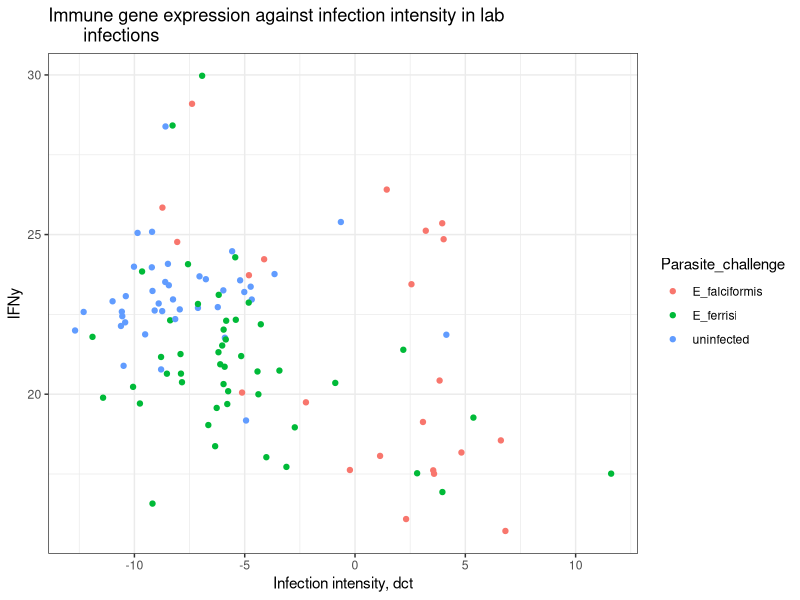
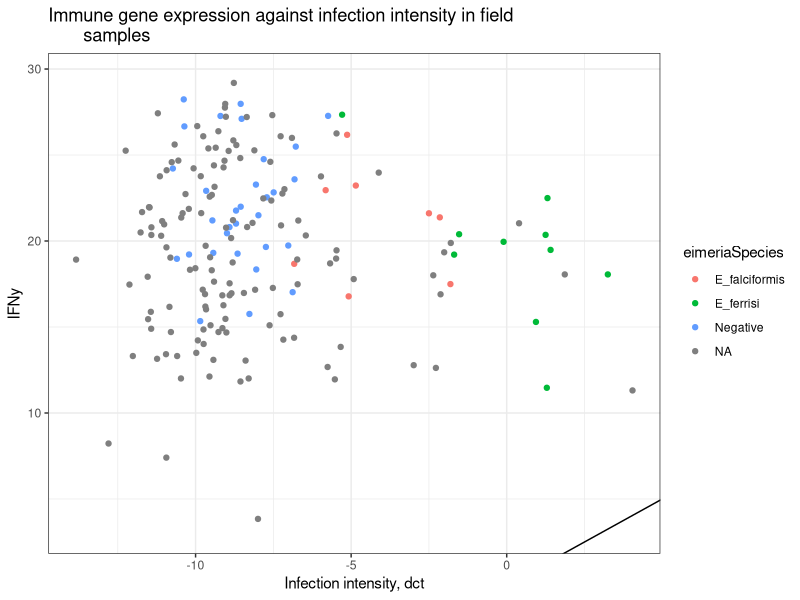
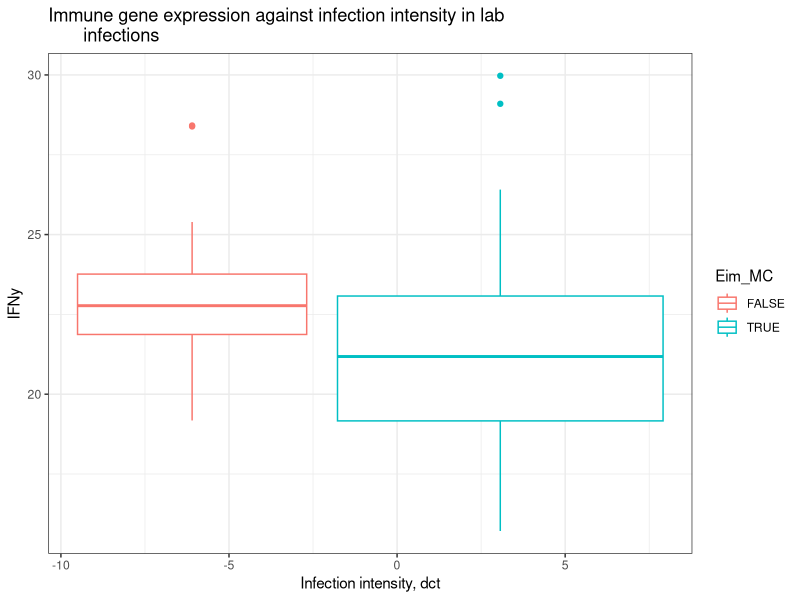
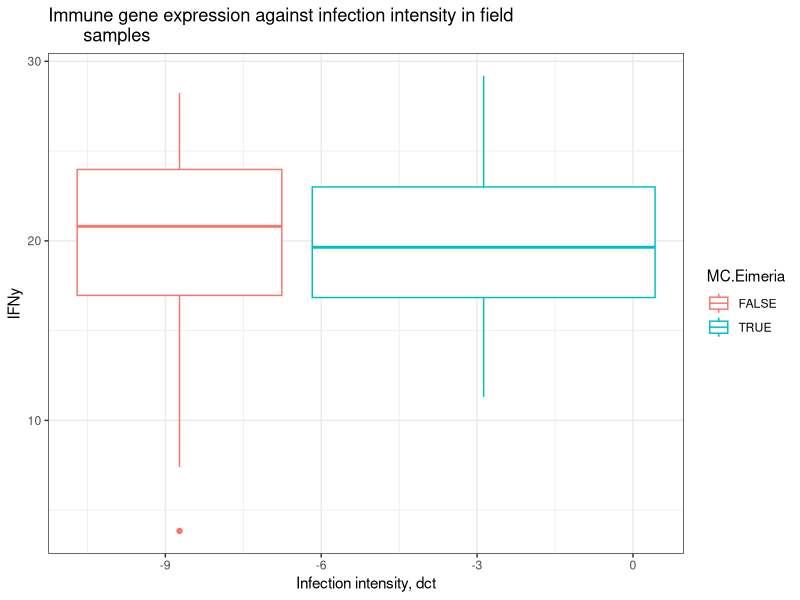
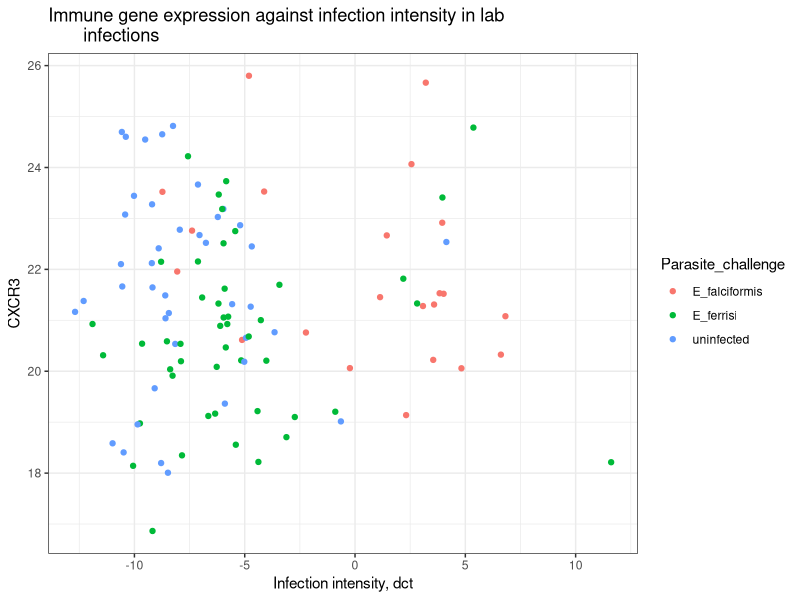
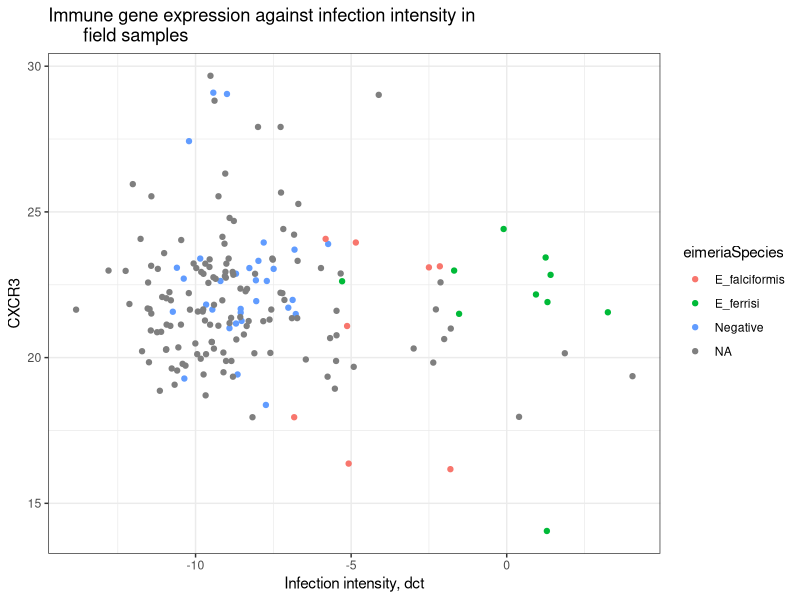
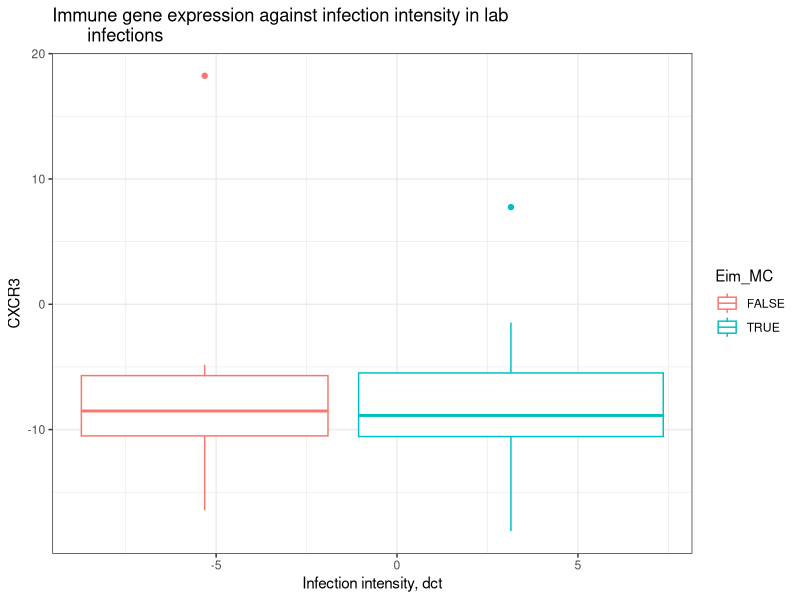
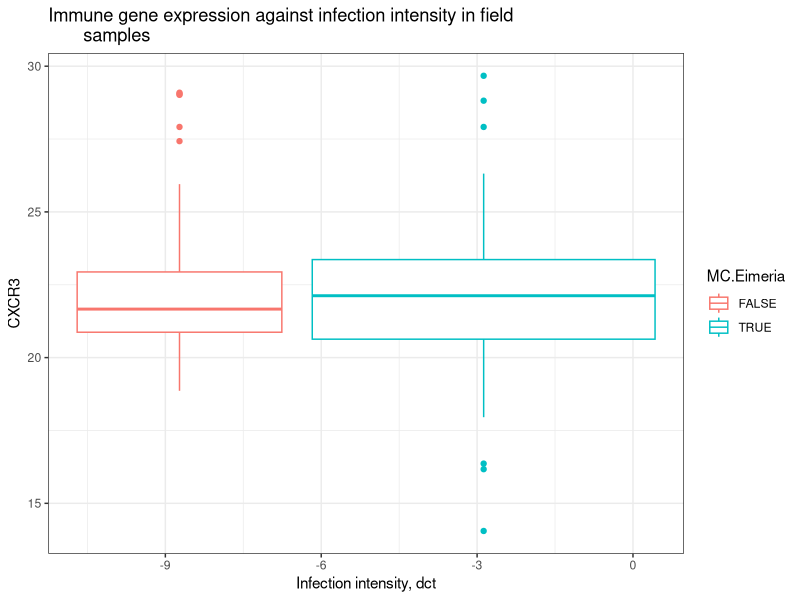

Reproduce these figures in R, in order.
## ---- chunk 1
knitr::opts_chunk$set(echo = TRUE)
## ---- chunk 2
library(ggplot2)
library(tidyverse)
## ---- chunk 3
lab <- read.csv("output_data/gene_expression/data_products/lab_imputed_gene_expression.csv")
field <- read.csv("output_data/gene_expression/data_products/field_imputed_gene_expression.csv")
## ---- chunk 4
# vectors for selecting gene columns 
Genes_lab <- c("IFNy", "CXCR3", "IL.6", "IL.10", "IL.13", "IL1RN", "CASP1", 
               "CXCL9", "IDO1", "IRGM1", "MPO", "MUC2", "MUC5AC", 
           "MYD88", "NCR1", "PRF1", "RETNLB", "SOCS1", "TICAM1", "TNF")

Genes_field   <- c("IFNy",  "CXCR3", "IL.6", #"GBP2", "IL.12", "IRG6",
                     "IL.10", "IL.13", "IL1RN",
                     "CXCR3", "CASP1", "CXCL9", 
                     "IDO1", "IRGM1", "MPO", "MUC2", "MUC5AC", "MYD88", 
                     "NCR1", "PRF1", "RETNLB", "SOCS1", "TICAM1", "TNF")
## ---- chunk 5
ggplot(lab, aes(x = delta, y = IFNy, color = Parasite_challenge)) +
  geom_jitter() +
  geom_abline() + 
  labs(x = "Infection intensity, dct",
       title ="Immune gene expression against infection intensity in lab 
       infections") +
  theme_bw()


ggplot(field, aes(x = delta_ct_cewe_MminusE, y = IFNy, color = eimeriaSpecies)) +
  geom_jitter() +
  geom_abline() + 
  labs(x = "Infection intensity, dct",
       title ="Immune gene expression against infection intensity in field 
       samples") +
  theme_bw()

## ---- chunk 6
ggplot(lab, aes(x = delta, y = IFNy, color = Eim_MC)) +
  geom_boxplot() +
  labs(x = "Infection intensity, dct",
       title ="Immune gene expression against infection intensity in lab 
       infections") +
  theme_bw()



ggplot(field, aes(x = delta_ct_cewe_MminusE, y = IFNy, 
                  color = MC.Eimeria)) +
  geom_boxplot() +
  labs(x = "Infection intensity, dct",
       title ="Immune gene expression against infection intensity in field 
       samples") +
  theme_bw()

## ---- chunk 7
ggplot(lab, aes(x = delta, y = CXCR3_bio, color = Parasite_challenge)) +
  geom_jitter() +
  geom_abline() + 
  labs(x = "Infection intensity, dct", y = "CXCR3",
       title ="Immune gene expression against infection intensity in lab 
       infections") +
  theme_bw()



ggplot(field, aes(x = delta_ct_cewe_MminusE, y = CXCR3, color = eimeriaSpecies)) +
  geom_jitter() +
  geom_abline() + 
  labs(x = "Infection intensity, dct",
       title ="Immune gene expression against infection intensity in 
       field samples") +
  theme_bw()


## ---- chunk 8
ggplot(lab, aes(x = delta, y = CXCR3, color = Eim_MC)) +
  geom_boxplot() +
  labs(x = "Infection intensity, dct",
       title ="Immune gene expression against infection intensity in lab 
       infections") +
  theme_bw()



ggplot(field, aes(x = delta_ct_cewe_MminusE, y = CXCR3, 
                  color = MC.Eimeria)) +
  geom_boxplot() +
  labs(x = "Infection intensity, dct",
       title ="Immune gene expression against infection intensity in field 
       samples") +
  theme_bw()

## ---- chunk 9
ggplot(lab, aes(x = delta, y = IL.6, color = Parasite_challenge)) +
  geom_jitter() +
  geom_abline() + 
  labs(x = "Infection intensity, dct", 
       title ="Immune gene expression against infection intensity in lab 
       infections") +
  theme_bw()



ggplot(field, aes(x = delta_ct_cewe_MminusE, y = IL.6, color = eimeriaSpecies)) +
  geom_jitter() +
  geom_abline() + 
  labs(x = "Infection intensity, dct",
       title ="Immune gene expression against infection intensity in field 
       samples") +
  theme_bw()


## ---- chunk 10
ggplot(lab, aes(x = delta, y = IL.10, color = Parasite_challenge)) +
  geom_jitter() +
  geom_abline() + 
  labs(x = "Infection intensity, dct", 
       title ="Immune gene expression against infection intensity 
       in lab infections") +
  theme_bw()



ggplot(field, aes(x = delta_ct_cewe_MminusE, y = IL.10, color = eimeriaSpecies)) +
  geom_jitter() +
  geom_abline() + 
  labs(x = "Infection intensity, dct",
       title ="Immune gene expression against infection intensity in field 
       samples") +
  theme_bw()


## ---- chunk 11
ggplot(lab, aes(x = delta, y = IL.10, color = Eim_MC)) +
  geom_boxplot() +
  labs(x = "Infection intensity, dct",
       title ="Immune gene expression against infection intensity in lab 
       infections") +
  theme_bw()



ggplot(field, aes(x = delta_ct_cewe_MminusE, y = IL.10, 
                  color = MC.Eimeria)) +
  geom_boxplot() +
  labs(x = "Infection intensity, dct",
       title ="Immune gene expression against infection intensity in field 
       samples") +
  theme_bw()

## ---- chunk 12
ggplot(lab, aes(x = delta, y = IL.13, color = Parasite_challenge)) +
  geom_jitter() +
  geom_abline() + 
  labs(x = "Infection intensity, dct", 
       title ="Immune gene expression against infection intensity 
       in lab infections") +
  theme_bw()



ggplot(field, aes(x = delta_ct_cewe_MminusE, y = IL.13, color = eimeriaSpecies)) +
  geom_jitter() +
  geom_abline() + 
  labs(x = "Infection intensity, dct",
       title ="Immune gene expression against infection intensity in field 
       samples") +
  theme_bw()


## ---- chunk 13
ggplot(lab, aes(x = delta, y = IL.13, color = Eim_MC)) +
  geom_boxplot() +
  labs(x = "Infection intensity, dct",
       title ="Immune gene expression against infection intensity in lab 
       infections") +
  theme_bw()



ggplot(field, aes(x = delta_ct_cewe_MminusE, y = IL.13, 
                  color = MC.Eimeria)) +
  geom_boxplot() +
  labs(x = "Infection intensity, dct",
       title ="Immune gene expression against infection intensity in field 
       samples") +
  theme_bw()

## ---- chunk 14
ggplot(lab, aes(x = delta, y = IL1RN, color = Parasite_challenge)) +
  geom_jitter() +
  geom_abline() + 
  labs(x = "Infection intensity, dct", 
       title ="Immune gene expression against infection intensity 
       in lab infections") +
  theme_bw()



ggplot(field, aes(x = delta_ct_cewe_MminusE, y = IL1RN, color = eimeriaSpecies)) +
  geom_jitter() +
  geom_abline() + 
  labs(x = "Infection intensity, dct",
       title ="Immune gene expression against infection intensity in field 
       samples") +
  theme_bw()

## ---- chunk 15
ggplot(lab, aes(x = delta, y = IL1RN, color = Eim_MC)) +
  geom_boxplot() +
  labs(x = "Infection intensity, dct",
       title ="Immune gene expression against infection intensity in lab 
       infections") +
  theme_bw()



ggplot(field, aes(x = delta_ct_cewe_MminusE, y = IL1RN, 
                  color = MC.Eimeria)) +
  geom_boxplot() +
  labs(x = "Infection intensity, dct",
       title ="Immune gene expression against infection intensity in field 
       samples") +
  theme_bw()

## ---- chunk 16
ggplot(lab, aes(x = delta, y = CASP1, color = Parasite_challenge)) +
  geom_jitter() +
  geom_abline() + 
  labs(x = "Infection intensity, dct", 
       title ="Immune gene expression against infection intensity 
       in lab infections") +
  theme_bw()



ggplot(field, aes(x = delta_ct_cewe_MminusE, y = CASP1, color = eimeriaSpecies)) +
  geom_jitter() +
  geom_abline() + 
  labs(x = "Infection intensity, dct",
       title ="Immune gene expression against infection intensity in field 
       samples") +
  theme_bw()

## ---- chunk 17
ggplot(lab, aes(x = delta, y = CASP1, color = Eim_MC)) +
  geom_boxplot() +
  labs(x = "Infection intensity, dct",
       title ="Immune gene expression against infection intensity in lab 
       infections") +
  theme_bw()



ggplot(field, aes(x = delta_ct_cewe_MminusE, y = CASP1, 
                  color = MC.Eimeria)) +
  geom_boxplot() +
  labs(x = "Infection intensity, dct",
       title ="Immune gene expression against infection intensity in field 
       samples") +
  theme_bw()

## ---- chunk 18
ggplot(lab, aes(x = delta, y = CXCL9, color = Parasite_challenge)) +
  geom_jitter() +
  geom_abline() + 
  labs(x = "Infection intensity, dct", 
       title ="Immune gene expression against infection intensity 
       in lab infections") +
  theme_bw()



ggplot(field, aes(x = delta_ct_cewe_MminusE, y = CXCL9, color = eimeriaSpecies)) +
  geom_jitter() +
  geom_abline() + 
  labs(x = "Infection intensity, dct",
       title ="Immune gene expression against infection intensity in field 
       samples") +
  theme_bw()

## ---- chunk 19
ggplot(lab, aes(x = delta, y = CXCL9, color = Eim_MC)) +
  geom_boxplot() +
  labs(x = "Infection intensity, dct",
       title ="Immune gene expression against infection intensity in lab 
       infections") +
  theme_bw()



ggplot(field, aes(x = delta_ct_cewe_MminusE, y = CXCL9, 
                  color = MC.Eimeria)) +
  geom_boxplot() +
  labs(x = "Infection intensity, dct",
       title ="Immune gene expression against infection intensity in field 
       samples") +
  theme_bw()

## ---- chunk 20
ggplot(lab, aes(x = delta, y = IDO1, color = Parasite_challenge)) +
  geom_jitter() +
  geom_abline() + 
  labs(x = "Infection intensity, dct", 
       title ="Immune gene expression against infection intensity 
       in lab infections") +
  theme_bw()



ggplot(field, aes(x = delta_ct_cewe_MminusE, y = IDO1, color = eimeriaSpecies)) +
  geom_jitter() +
  geom_abline() + 
  labs(x = "Infection intensity, dct",
       title ="Immune gene expression against infection intensity in field 
       samples") +
  theme_bw()

## ---- chunk 21
ggplot(lab, aes(x = delta, y = IDO1, color = Eim_MC)) +
  geom_boxplot() +
  labs(x = "Infection intensity, dct",
       title ="Immune gene expression against infection intensity in lab 
       infections") +
  theme_bw()



ggplot(field, aes(x = delta_ct_cewe_MminusE, y = IDO1, 
                  color = MC.Eimeria)) +
  geom_boxplot() +
  labs(x = "Infection intensity, dct",
       title ="Immune gene expression against infection intensity in field 
       samples") +
  theme_bw()

## ---- chunk 22
ggplot(lab, aes(x = delta, y = IRGM1, color = Parasite_challenge)) +
  geom_jitter() +
  geom_abline() + 
  labs(x = "Infection intensity, dct", 
       title ="Immune gene expression against infection intensity 
       in lab infections") +
  theme_bw()



ggplot(field, aes(x = delta_ct_cewe_MminusE, y = IRGM1, color = eimeriaSpecies)) +
  geom_jitter() +
  geom_abline() + 
  labs(x = "Infection intensity, dct",
       title ="Immune gene expression against infection intensity in field 
       samples") +
  theme_bw()

## ---- chunk 23
ggplot(lab, aes(x = delta, y = IRGM1, color = Eim_MC)) +
  geom_boxplot() +
  labs(x = "Infection intensity, dct",
       title ="Immune gene expression against infection intensity in lab 
       infections") +
  theme_bw()



ggplot(field, aes(x = delta_ct_cewe_MminusE, y = IRGM1, 
                  color = MC.Eimeria)) +
  geom_boxplot() +
  labs(x = "Infection intensity, dct",
       title ="Immune gene expression against infection intensity in field 
       samples") +
  theme_bw()

## ---- chunk 24
ggplot(lab, aes(x = delta, y = MPO, color = Parasite_challenge)) +
  geom_jitter() +
  geom_abline() + 
  labs(x = "Infection intensity, dct", 
       title ="Immune gene expression against infection intensity 
       in lab infections") +
  theme_bw()



ggplot(field, aes(x = delta_ct_cewe_MminusE, y = MPO, color = eimeriaSpecies)) +
  geom_jitter() +
  geom_abline() + 
  labs(x = "Infection intensity, dct",
       title ="Immune gene expression against infection intensity in field 
       samples") +
  theme_bw()

## ---- chunk 25
ggplot(lab, aes(x = delta, y = MPO, color = Eim_MC)) +
  geom_boxplot() +
  labs(x = "Infection intensity, dct",
       title ="Immune gene expression against infection intensity in lab 
       infections") +
  theme_bw()



ggplot(field, aes(x = delta_ct_cewe_MminusE, y = MPO, 
                  color = MC.Eimeria)) +
  geom_boxplot() +
  labs(x = "Infection intensity, dct",
       title ="Immune gene expression against infection intensity in field 
       samples") +
  theme_bw()

## ---- chunk 26
ggplot(lab, aes(x = delta, y = MUC2, color = Parasite_challenge)) +
  geom_jitter() +
  geom_abline() + 
  labs(x = "Infection intensity, dct", 
       title ="Immune gene expression against infection intensity 
       in lab infections") +
  theme_bw()



ggplot(field, aes(x = delta_ct_cewe_MminusE, y = MUC2, color = eimeriaSpecies)) +
  geom_jitter() +
  geom_abline() + 
  labs(x = "Infection intensity, dct",
       title ="Immune gene expression against infection intensity in field 
       samples") +
  theme_bw()

## ---- chunk 27
ggplot(lab, aes(x = delta, y = MUC2, color = Eim_MC)) +
  geom_boxplot() +
  labs(x = "Infection intensity, dct",
       title ="Immune gene expression against infection intensity in lab 
       infections") +
  theme_bw()



ggplot(field, aes(x = delta_ct_cewe_MminusE, y = MUC2, 
                  color = MC.Eimeria)) +
  geom_boxplot() +
  labs(x = "Infection intensity, dct",
       title ="Immune gene expression against infection intensity in field 
       samples") +
  theme_bw()

## ---- chunk 28
ggplot(lab, aes(x = delta, y = MUC5AC, color = Parasite_challenge)) +
  geom_jitter() +
  geom_abline() + 
  labs(x = "Infection intensity, dct", 
       title ="Immune gene expression against infection intensity 
       in lab infections") +
  theme_bw()



ggplot(field, aes(x = delta_ct_cewe_MminusE, y = MUC5AC, color = eimeriaSpecies)) +
  geom_jitter() +
  geom_abline() + 
  labs(x = "Infection intensity, dct",
       title ="Immune gene expression against infection intensity in field 
       samples") +
  theme_bw()

## ---- chunk 29
ggplot(lab, aes(x = delta, y = MUC5AC, color = Eim_MC)) +
  geom_boxplot() +
  labs(x = "Infection intensity, dct",
       title ="Immune gene expression against infection intensity in lab 
       infections") +
  theme_bw()



ggplot(field, aes(x = delta_ct_cewe_MminusE, y = MUC5AC, 
                  color = MC.Eimeria)) +
  geom_boxplot() +
  labs(x = "Infection intensity, dct",
       title ="Immune gene expression against infection intensity in field 
       samples") +
  theme_bw()

## ---- chunk 30
ggplot(lab, aes(x = delta, y = MYD88, color = Parasite_challenge)) +
  geom_jitter() +
  geom_abline() + 
  labs(x = "Infection intensity, dct", 
       title ="Immune gene expression against infection intensity 
       in lab infections") +
  theme_bw()



ggplot(field, aes(x = delta_ct_cewe_MminusE, y = MYD88, color = eimeriaSpecies)) +
  geom_jitter() +
  geom_abline() + 
  labs(x = "Infection intensity, dct",
       title ="Immune gene expression against infection intensity in field 
       samples") +
  theme_bw()

## ---- chunk 31
ggplot(lab, aes(x = delta, y = MYD88, color = Eim_MC)) +
  geom_boxplot() +
  labs(x = "Infection intensity, dct",
       title ="Immune gene expression against infection intensity in lab 
       infections") +
  theme_bw()



ggplot(field, aes(x = delta_ct_cewe_MminusE, y = MYD88, 
                  color = MC.Eimeria)) +
  geom_boxplot() +
  labs(x = "Infection intensity, dct",
       title ="Immune gene expression against infection intensity in field 
       samples") +
  theme_bw()

## ---- chunk 32
ggplot(lab, aes(x = delta, y = NCR1, color = Parasite_challenge)) +
  geom_jitter() +
  geom_abline() + 
  labs(x = "Infection intensity, dct", 
       title ="Immune gene expression against infection intensity 
       in lab infections") +
  theme_bw()



ggplot(field, aes(x = delta_ct_cewe_MminusE, y = NCR1, color = eimeriaSpecies)) +
  geom_jitter() +
  geom_abline() + 
  labs(x = "Infection intensity, dct",
       title ="Immune gene expression against infection intensity in field 
       samples") +
  theme_bw()

## ---- chunk 33
ggplot(lab, aes(x = delta, y = NCR1, color = Eim_MC)) +
  geom_boxplot() +
  labs(x = "Infection intensity, dct",
       title ="Immune gene expression against infection intensity in lab 
       infections") +
  theme_bw()



ggplot(field, aes(x = delta_ct_cewe_MminusE, y = NCR1, 
                  color = MC.Eimeria)) +
  geom_boxplot() +
  labs(x = "Infection intensity, dct",
       title ="Immune gene expression against infection intensity in field 
       samples") +
  theme_bw()

## ---- chunk 34
ggplot(lab, aes(x = delta, y = PRF1, color = Parasite_challenge)) +
  geom_jitter() +
  geom_abline() + 
  labs(x = "Infection intensity, dct", 
       title ="Immune gene expression against infection intensity 
       in lab infections") +
  theme_bw()



ggplot(field, aes(x = delta_ct_cewe_MminusE, y = PRF1, color = eimeriaSpecies)) +
  geom_jitter() +
  geom_abline() + 
  labs(x = "Infection intensity, dct",
       title ="Immune gene expression against infection intensity in field 
       samples") +
  theme_bw()

## ---- chunk 35
ggplot(lab, aes(x = delta, y = PRF1, color = Eim_MC)) +
  geom_boxplot() +
  labs(x = "Infection intensity, dct",
       title ="Immune gene expression against infection intensity in lab 
       infections") +
  theme_bw()



ggplot(field, aes(x = delta_ct_cewe_MminusE, y = PRF1, 
                  color = MC.Eimeria)) +
  geom_boxplot() +
  labs(x = "Infection intensity, dct",
       title ="Immune gene expression against infection intensity in field 
       samples") +
  theme_bw()

## ---- chunk 36
ggplot(lab, aes(x = delta, y = RETNLB, color = Parasite_challenge)) +
  geom_jitter() +
  geom_abline() + 
  labs(x = "Infection intensity, dct", 
       title ="Immune gene expression against infection intensity 
       in lab infections") +
  theme_bw()



ggplot(field, aes(x = delta_ct_cewe_MminusE, y = RETNLB, color = eimeriaSpecies)) +
  geom_jitter() +
  geom_abline() + 
  labs(x = "Infection intensity, dct",
       title ="Immune gene expression against infection intensity in field 
       samples") +
  theme_bw()

## ---- chunk 37
ggplot(lab, aes(x = delta, y = RETNLB, color = Eim_MC)) +
  geom_boxplot() +
  labs(x = "Infection intensity, dct",
       title ="Immune gene expression against infection intensity in lab 
       infections") +
  theme_bw()



ggplot(field, aes(x = delta_ct_cewe_MminusE, y = RETNLB, 
                  color = MC.Eimeria)) +
  geom_boxplot() +
  labs(x = "Infection intensity, dct",
       title ="Immune gene expression against infection intensity in field 
       samples") +
  theme_bw()

## ---- chunk 38
ggplot(lab, aes(x = delta, y = SOCS1, color = Parasite_challenge)) +
  geom_jitter() +
  geom_abline() + 
  labs(x = "Infection intensity, dct", 
       title ="Immune gene expression against infection intensity 
       in lab infections") +
  theme_bw()



ggplot(field, aes(x = delta_ct_cewe_MminusE, y = SOCS1, color = eimeriaSpecies)) +
  geom_jitter() +
  geom_abline() + 
  labs(x = "Infection intensity, dct",
       title ="Immune gene expression against infection intensity in field 
       samples") +
  theme_bw()

## ---- chunk 39
ggplot(lab, aes(x = delta, y = SOCS1, color = Eim_MC)) +
  geom_boxplot() +
  labs(x = "Infection intensity, dct",
       title ="Immune gene expression against infection intensity in lab 
       infections") +
  theme_bw()



ggplot(field, aes(x = delta_ct_cewe_MminusE, y = SOCS1, 
                  color = MC.Eimeria)) +
  geom_boxplot() +
  labs(x = "Infection intensity, dct",
       title ="Immune gene expression against infection intensity in field 
       samples") +
  theme_bw()

## ---- chunk 40
ggplot(lab, aes(x = delta, y = TICAM1, color = Parasite_challenge)) +
  geom_jitter() +
  geom_abline() + 
  labs(x = "Infection intensity, dct", 
       title ="Immune gene expression against infection intensity 
       in lab infections") +
  theme_bw()



ggplot(field, aes(x = delta_ct_cewe_MminusE, y = TICAM1, color = eimeriaSpecies)) +
  geom_jitter() +
  geom_abline() + 
  labs(x = "Infection intensity, dct",
       title ="Immune gene expression against infection intensity in field 
       samples") +
  theme_bw()

## ---- chunk 41
ggplot(lab, aes(x = delta, y = TICAM1, color = Eim_MC)) +
  geom_boxplot() +
  labs(x = "Infection intensity, dct",
       title ="Immune gene expression against infection intensity in lab 
       infections") +
  theme_bw()



ggplot(field, aes(x = delta_ct_cewe_MminusE, y = TICAM1, 
                  color = MC.Eimeria)) +
  geom_boxplot() +
  labs(x = "Infection intensity, dct",
       title ="Immune gene expression against infection intensity in field 
       samples") +
  theme_bw()

## ---- chunk 42
ggplot(lab, aes(x = delta, y = TNF, color = Parasite_challenge)) +
  geom_jitter() +
  geom_abline() + 
  labs(x = "Infection intensity, dct", 
       title ="Immune gene expression against infection intensity 
       in lab infections") +
  theme_bw()



ggplot(field, aes(x = delta_ct_cewe_MminusE, y = TNF, color = eimeriaSpecies)) +
  geom_jitter() +
  geom_abline() + 
  labs(x = "Infection intensity, dct",
       title ="Immune gene expression against infection intensity in field 
       samples") +
  theme_bw()

## ---- chunk 43
ggplot(lab, aes(x = delta, y = TNF, color = Eim_MC)) +
  geom_boxplot() +
  labs(x = "Infection intensity, dct",
       title ="Immune gene expression against infection intensity in lab 
       infections") +
  theme_bw()



ggplot(field, aes(x = delta_ct_cewe_MminusE, y = TNF, 
                  color = MC.Eimeria)) +
  geom_boxplot() +
  labs(x = "Infection intensity, dct",
       title ="Immune gene expression against infection intensity in field 
       samples") +
  theme_bw()

## ---- chunk 44

field$MC.Eimeria
lab$Eim_MC


eimeria_t.test <- function(x) {
# select the uninfected (delta ct under -5 mice)  
  lab_uni <- lab %>%
    dplyr::filter(Eim_MC == "FALSE")
# select the infected lab mice
  lab_inf <- lab %>% 
    dplyr::filter(Eim_MC == "TRUE") 
# select the uninfected field mice (delta ct under -5 mice)  
  field_uni <- field %>%
    dplyr::filter(MC.Eimeria == "FALSE")
# select the infected lab mice
  field_inf <- field %>% 
    dplyr::filter(MC.Eimeria == "TRUE") 

print(c("Testing differences in expression in uninfected and infected lab mice. Gene:", toString(x)))
print(t.test(lab_uni %>% dplyr::select(all_of(x)), lab_inf %>% dplyr::select(all_of(x))))

print(c("Testing differences in expression in uninfected and infected field mice. Gene:", toString(x)))
print(t.test(field_uni %>% dplyr::select(all_of(x)), field_inf %>% dplyr::select(all_of(x))))

print(c("Testing differences in expression in uninfected lab vs field mice. Gene:", toString(x)))
print(t.test(lab_uni %>% dplyr::select(all_of(x)), field_uni %>% dplyr::select(all_of(x))))

print(c("Testing differences in expression in infected lab vs field mice. Gene:", toString(x)))
print(t.test(lab_inf %>% dplyr::select(all_of(x)), field_inf %>% dplyr::select(all_of(x))))

}


## ---- chunk 45
lapply(intersect(Genes_field, Genes_lab), eimeria_t.test)
## ---- chunk 46
eimeria_t_test_pvalue <- function(x) {
 # select the uninfected (delta ct under -5 mice)  
  lab_uni <- lab %>%
    dplyr::filter(Eim_MC == "FALSE")
# select the infected lab mice
  lab_inf <- lab %>% 
    dplyr::filter(Eim_MC == "TRUE") 
# select the uninfected field mice (delta ct under -5 mice)  
  field_uni <- field %>%
    dplyr::filter(MC.Eimeria == "FALSE")
# select the infected lab mice
  field_inf <- field %>% 
    dplyr::filter(MC.Eimeria == "TRUE") 
  
lab.uni_lab.inf <- t.test(lab_uni %>% dplyr::select(all_of(x)), 
                          lab_inf %>% dplyr::select(all_of(x)))$p.value

field.uni_field.inf <- t.test(field_uni %>% dplyr::select(all_of(x)), 
                              field_inf %>% dplyr::select(all_of(x)))$p.value

lab.uni_field_uni <- t.test(lab_uni %>% dplyr::select(all_of(x)), 
                            field_uni %>% dplyr::select(all_of(x)))$p.value

lab.inf_field.inf <- t.test(lab_inf %>% dplyr::select(all_of(x)), 
                            field_inf %>% dplyr::select(all_of(x)))$p.value


A <- data.frame(lab.uni_lab.inf,field.uni_field.inf,lab.uni_field_uni, 
                   lab.inf_field.inf)

rownames(A) <- toString(x)

print(A)
}


P <- lapply(intersect(Genes_field, Genes_lab), eimeria_t_test_pvalue)

t.test.p.value <- reduce(P, rbind)

t.test.p.value <- tibble::rownames_to_column(t.test.p.value, "Genes")

write.csv(t.test.p.value,
          "output_data/gene_expression/data_products/t.test.p.values_gene_exp.csv",
          row.names = FALSE)

